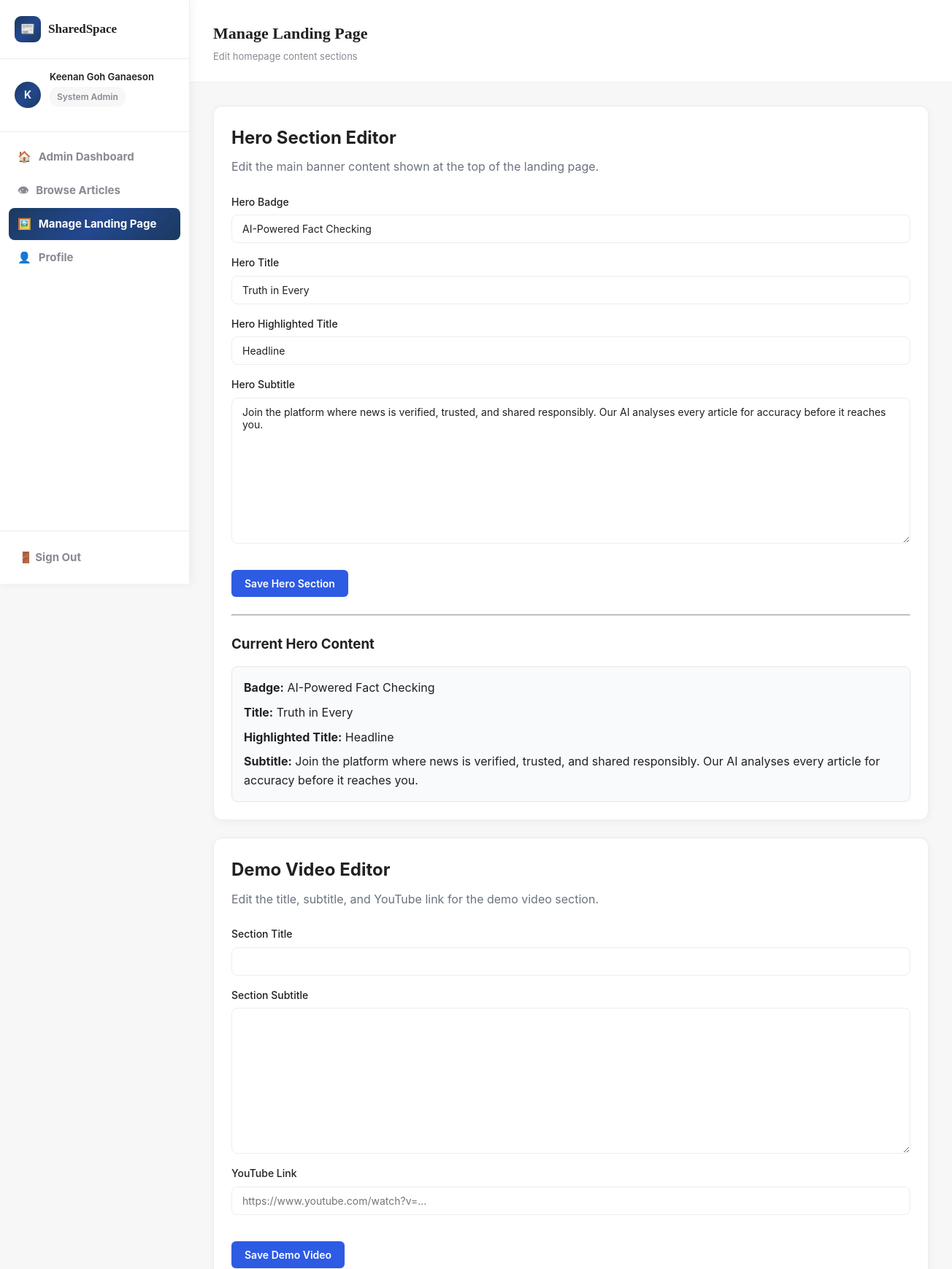
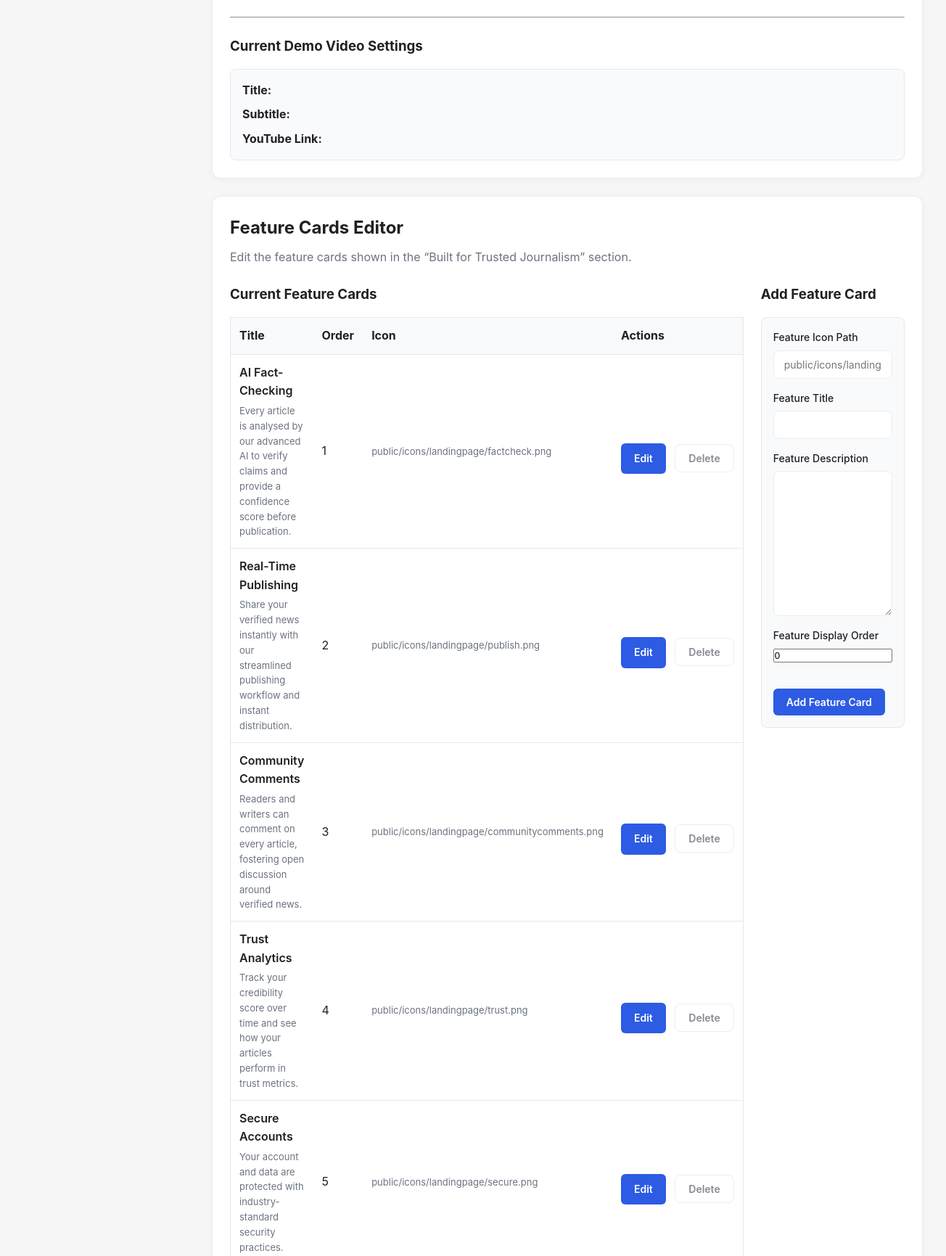
Screenshot of /pages/admin-landing.php (signed in, upper part) with the database file from the repository (2 pictures, top to bottom).
### tables this page shows
CREATE TABLE `users` (
  `id` int NOT NULL,
  `email` varchar(255) NOT NULL,
  `password` varchar(255) NOT NULL,
  `full_name` varchar(255) DEFAULT NULL,
  `bio` text,
  `avatar_url` text,
  `role` enum('free','premium','category_admin','system_admin','ai_trainer') NOT NULL DEFAULT 'free',
  `is_premium` tinyint(1) NOT NULL DEFAULT '0',
  `is_suspended` tinyint(1) NOT NULL DEFAULT '0',
  `created_at` datetime NOT NULL DEFAULT CURRENT_TIMESTAMP,
  `updated_at` datetime NOT NULL DEFAULT CURRENT_TIMESTAMP ON UPDATE CURRENT_TIMESTAMP,
  `email_verified` tinyint(1) DEFAULT '0',
  `verification_token` varchar(255) DEFAULT NULL,
  `last_verification_email` datetime DEFAULT NULL,
  `reset_token` varchar(255) DEFAULT NULL,
  `reset_expires` datetime DEFAULT NULL,
  `age_group` varchar(20) DEFAULT NULL,
  `gender` enum('male','female') DEFAULT NULL,
  `onboarding_completed` tinyint(1) DEFAULT '0'
);

CREATE TABLE `landing_sections` (
  `id` int NOT NULL,
  `section_key` varchar(50) DEFAULT NULL,
  `title` varchar(255) DEFAULT NULL,
  `title_highlight` varchar(100) DEFAULT NULL,
  `subtitle` text,
  `badge` varchar(100) DEFAULT NULL
);

CREATE TABLE `landing_features` (
  `id` int NOT NULL,
  `icon_path` varchar(255) DEFAULT NULL,
  `title` varchar(255) NOT NULL,
  `description` text NOT NULL,
  `display_order` int DEFAULT '1'
);

### pages/admin-landing.php (the view, shortened to what the rows shown need)
<?php
require_once __DIR__ . '/../includes/layout.php';
require_once __DIR__ . '/../includes/controllers/LandingPageController.php';
$auth = new AuthController();
$user = $auth->currentUser();
$landingCtrl = new LandingPageController();
$hero = $landingCtrl->getHero();
$features = $landingCtrl->getFeatures();
page_head('Manage Landing Page');
?>
<div class="dashboard-layout">
    <?php sidebar($user); ?>
    <main>
        <?php dash_header('Manage Landing Page', 'Edit homepage content sections'); ?>
        <div class="page-content">
            <div id="hero-section" class="card" style="padding: 24px; margin-bottom: 24px;">
                <h2 style="margin-bottom: 8px;">Hero Section Editor</h2>
                <form method="POST">
                    <div class="form-group" style="margin-bottom: 16px;">
                        <label for="badge">Hero Badge</label>
                        <input
                            id="badge"
                            type="text"
                            name="badge"
                            value="<?= htmlspecialchars($hero['badge'] ?? '') ?>"
                            required
                            style="width: 100%;"
                        >
                    </div>
                    <div class="form-group" style="margin-bottom: 16px;">
                        <label for="hero_title">Hero Title</label>
                        <input
                            id="hero_title"
                            type="text"
                            name="title"
                            value="<?= htmlspecialchars($hero['title'] ?? '') ?>"
                            required
                            style="width: 100%;"
                        >
                    </div>
                    <div class="form-group" style="margin-bottom: 16px;">
                        <label for="title_highlight">Hero Highlighted Title</label>
                        <input
                            id="title_highlight"
                            type="text"
                            name="title_highlight"
                            value="<?= htmlspecialchars($hero['title_highlight'] ?? '') ?>"
                            required
                            style="width: 100%;"
                        >
                    </div>
                    <div class="form-group" style="margin-bottom: 16px;">
                        <label for="subtitle">Hero Subtitle</label>
                        <textarea
                            id="subtitle"
                            name="subtitle"
                            rows="4"
                            required
                            style="width: 100%;"
                        ><?= htmlspecialchars($hero['subtitle'] ?? '') ?></textarea>
                    </div>
                </form>
                <div style="padding: 16px; background: #f9fafb; border: 1px solid #e5e7eb; border-radius: 8px;">
                    <div style="margin-bottom: 8px;"><strong>Badge:</strong> <?= htmlspecialchars($hero['badge'] ?? '') ?></div>
                    <div style="margin-bottom: 8px;"><strong>Title:</strong> <?= htmlspecialchars($hero['title'] ?? '') ?></div>
                    <div style="margin-bottom: 8px;"><strong>Highlighted Title:</strong> <?= htmlspecialchars($hero['title_highlight'] ?? '') ?></div>
                    <div><strong>Subtitle:</strong> <?= htmlspecialchars($hero['subtitle'] ?? '') ?></div>
                </div>
            </div>
            <div id="video-section" class="card" style="padding: 24px; margin-bottom: 24px;">
                <h2 style="margin-bottom: 8px;">Demo Video Editor</h2>
            </div>
            <div id="features-section" class="card" style="padding: 24px; margin-bottom: 24px;">
                <h2 style="margin-bottom: 8px;">Feature Cards Editor</h2>
                <div style="display: grid; grid-template-columns: 1.3fr 1fr; gap: 24px; align-items: start;">
                    <div>
                        <?php if (empty($features)): ?>
                            <div style="padding: 16px; background: #f9fafb; border: 1px solid #e5e7eb; border-radius: 8px;">
                                No feature cards found.
                            </div>
                        <?php else: ?>
                            <div style="overflow-x: auto;">
                                <table style="width: 100%; border-collapse: collapse; background: #fff; border: 1px solid #e5e7eb;">
                                    <thead style="background: #f9fafb;">
                                        <tr>
                                            <th style="text-align: left; padding: 12px; border-bottom: 1px solid #e5e7eb;">Title</th>
                                            <th style="text-align: left; padding: 12px; border-bottom: 1px solid #e5e7eb;">Order</th>
                                            <th style="text-align: left; padding: 12px; border-bottom: 1px solid #e5e7eb;">Icon</th>
                                            <th style="text-align: left; padding: 12px; border-bottom: 1px solid #e5e7eb;">Actions</th>
                                        </tr>
                                    </thead>
                                    <tbody>
                                        <?php foreach ($features as $feature): ?>
                                            <tr>
                                                <td style="padding: 12px; border-bottom: 1px solid #e5e7eb;">
                                                    <div style="font-weight: 600;"><?= htmlspecialchars($feature['title']) ?></div>
                                                    <div style="font-size: 13px; color: #6b7280; margin-top: 4px;">
                                                        <?= htmlspecialchars($feature['description']) ?>
                                                    </div>
                                                </td>
                                                <td style="padding: 12px; border-bottom: 1px solid #e5e7eb;">
                                                    <?= (int) $feature['display_order'] ?>
                                                </td>
                                                <td style="padding: 12px; border-bottom: 1px solid #e5e7eb; font-size: 13px; color: #6b7280;">
                                                    <?= htmlspecialchars($feature['icon_path']) ?>
                                                </td>
                                                <td style="padding: 12px; border-bottom: 1px solid #e5e7eb; white-space: nowrap;">
                                                    <a href="/pages/admin-landing.php?edit_feature=<?= (int) $feature['id'] ?>#features-section" class="btn btn-primary">Edit</a>
                                                    <form method="POST" style="display: inline-block; margin-left: 8px;">
                                                        <button
                                                            type="submit"
                                                            name="delete_feature"
                                                            class="btn btn-ghost"
                                                            onclick="return confirm('Delete this feature card?');"
                                                        >
                                                            Delete
                                                        </button>
                                                    </form>
                                                </td>
                                            </tr>
                                        <?php endforeach; ?>
                                    </tbody>
                                </table>
                            </div>
                        <?php endif; ?>
                    </div>
                </div>
            </div>
        </div>
    </main>
</div>
<?php page_foot(); ?>

### includes/layout.php (shortened to what the rows shown need)
<?php
require_once __DIR__ . '/db.php';
function page_head(string $title): void { ?>
<!DOCTYPE html>
<html lang="en">
<head>
<link rel="stylesheet" href="/public/css/app.css" />
</head>
<body>
<?php }
function page_foot(): void { ?>
</body>
</html>
<?php }
function sidebar(User $user): void {
    ?>
<aside class="sidebar">
    <div class="sidebar-user">
        <?php if (!empty($user->avatarUrl)): ?>
            <div class="user-avatar" style="background:none;padding:0;overflow:hidden">
                <img src="/public/<?= htmlspecialchars($user->avatarUrl) ?>"
                     alt="<?= htmlspecialchars($user->fullName) ?>"
                     style="width:100%;height:100%;object-fit:cover;border-radius:50%">
            </div>
        <?php else: ?>
            <div class="user-avatar"><?= htmlspecialchars($user->initial()) ?></div>
        <?php endif; ?>
        <div class="user-info">
            <p class="user-name"><?= htmlspecialchars($user->fullName) ?></p>
             <?php if ($user->role === 'premium'): ?>
                <span class="role-badge premium">Premium</span>
            <?php elseif ($user->role === 'system_admin'): ?>
                <span class="role-badge system-admin">System Admin</span>
            <?php else: ?>
            <span class="role-badge free">Free</span>
             <?php endif; ?>
        </div>
    </div>
</aside>
<?php }
function dash_header(string $title, string $subtitle = ''): void { ?>
<header class="dash-header">
    <div>
        <h1 class="dash-title"><?= htmlspecialchars($title) ?></h1>
    </div>
</header>
<?php }
    if ($err): ?><div class="alert alert-error"><?= htmlspecialchars($err) ?></div><?php endif;

### rows the page displays
users: full_name "K", full_name "Keenan Goh Ganaeson"
landing_sections: badge "AI-Powered Fact Checking", title "Truth in Every", title_highlight "Headline", subtitle "Join the platform where news is verified, trusted, and shared responsibly. Our AI analyses every article for accuracy before it reaches you."
landing_features: title "AI Fact-Checking", description "Every article is analysed by our advanced AI to verify claims and provide a confidence score before publication.", display_order "1", icon_path "public/icons/landingpage/factcheck.png"
landing_features: title "Real-Time Publishing", description "Share your verified news instantly with our streamlined publishing workflow and instant distribution.", display_order "2", icon_path "public/icons/landingpage/publish.png"
landing_features: title "Community Comments", description "Readers and writers can comment on every article, fostering open discussion around verified news.", display_order "3", icon_path "public/icons/landingpage/communitycomments.png"
landing_features: title "Trust Analytics", description "Track your credibility score over time and see how your articles perform in trust metrics.", display_order "4", icon_path "public/icons/landingpage/trust.png"
landing_features: title "Secure Accounts", description "Your account and data are protected with industry-standard security practices.", display_order "5", icon_path "public/icons/landingpage/secure.png"

### other values shown
$link['icon'] "🏠"
$link['label'] "Admin Dashboard"
$link['icon'] "👁"
$link['label'] "Browse Articles"
$link['icon'] "🖼️"
$link['label'] "Manage Landing Page"
$link['icon'] "👤"
$link['label'] "Profile"
$title "Manage Landing Page"
$subtitle "Edit homepage content sections"
